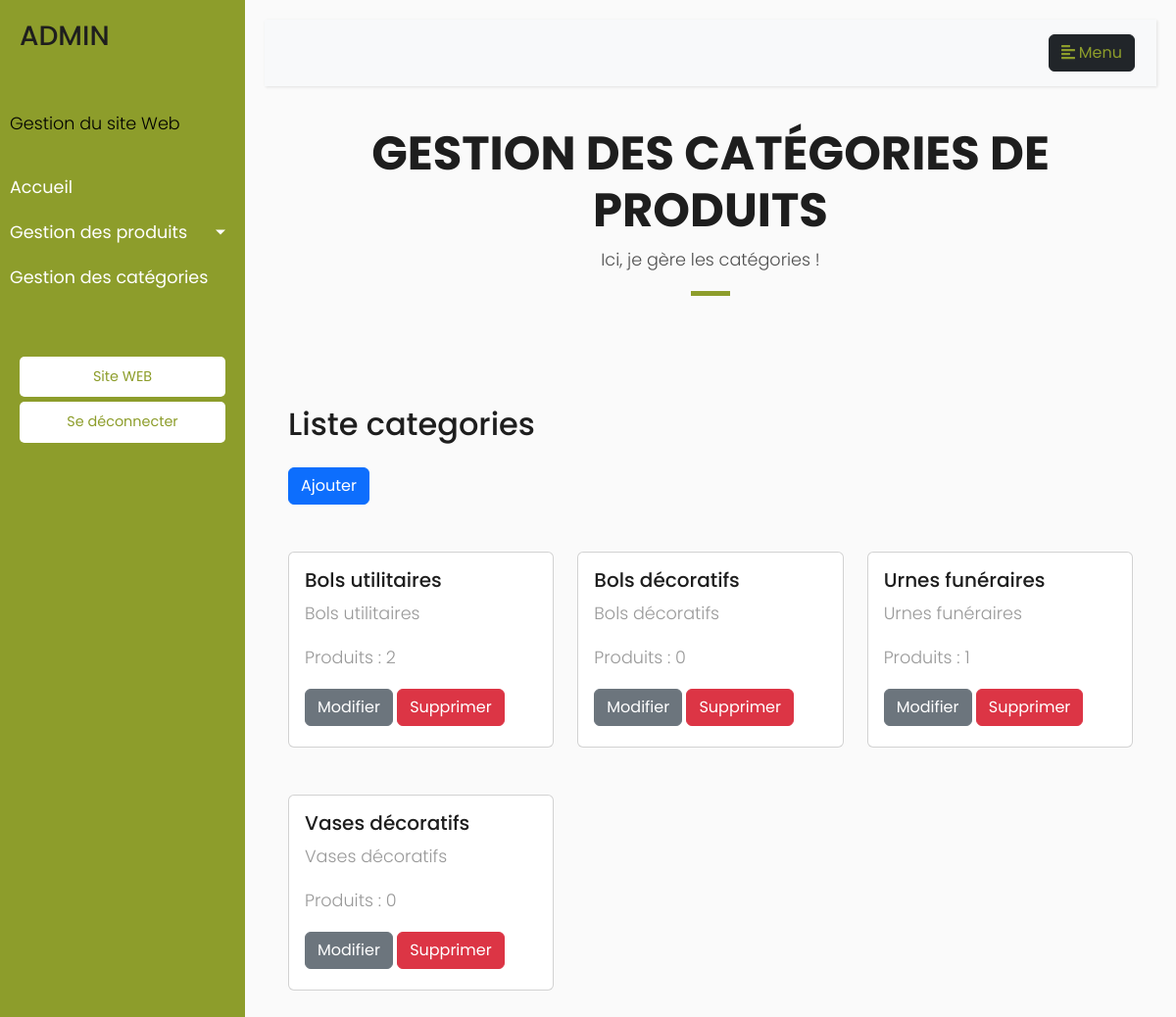
/gestionCategories.php, run on the app's committed database.
### gestionCategories.php (the view, shortened to what this page needs)
<?php
    require("config/connexion.php");
    include "includes/enteteAdmin.php";
    include "includes/menuAdmin.php";
?>
<section class="section dashboard">
    <div class="container">
        <div class="row">
            <div class="col-sm-12">
                <div class="title-box text-center">
                    <h3 class="title-a">Gestion des catégories de produits</h3>
                    <p class="subtitle-a">Ici, je gère les catégories !</p>
                    <div class="line-mf"></div>
                </div>
            </div>
        </div>
        <div class="container my-5">
            <h2>Liste categories</h2>
            <a class="btn btn-primary mt-3" href="ajouterCategorie.php">Ajouter</a>
            <div class="row mt-5">
                <?php
                    $query = "SELECT c.IdCategorie, c.NomCategorie, c.DescriptionCategorie, count(p.IdProduit) FROM `dbo.categories` AS c LEFT JOIN `dbo.produits` AS p on c.IdCategorie = p.IdCategorieFk group by c.IdCategorie";
                    $res = $connect->query($query);
                    while ($row = $res->fetch_assoc()) {
                        $sql = "SELECT count(IdProduit) FROM `dbo.produits` WHERE IdCategorieFk = $row[IdCategorie]";
                        $resultat = $connect->query($sql);
                        $count = $resultat->fetch_array()[0] ?? "";
                        echo "
                            <div class='col-md-4'>
                                <div class='card mb-5' style='height: 200px'>
                                    <div class='card-body'>
                                        <h5 class='card-title'>$row[NomCategorie]</h5>
                                        <p class='card-text'>$row[DescriptionCategorie]</p>
                                        <p class='card-text'>Produits : $count</p>
                                        <div>
                                            <a href='modifierCategorie.php?id=$row[IdCategorie]' class='btn btn-secondary'>Modifier</a>
                                            <a onClick='verifierActif($count, $row[IdCategorie])' href='#' class='btn btn-danger'>Supprimer</a>
                                        </div>
                                    </div>
                                </div>
                            </div>
                        ";
                    }
                ?>
            </div>
        </div>
    </div>
</section>
</body>
</html>

### assets/css/style.css (style rules this page uses)
body { background-color: #a4ad5b1a; color: #4e4e4e; }
h1, h2, h3, h4, h5, h6 { color: #1e1e1e; }
a { color: #1e1e1e; text-decoration: none; transition: all 0.5s ease-in-out; }
.title-box { margin-bottom: 4rem; }
.title-a { text-decoration: none; font-size: 3rem; font-weight: bold; text-transform: uppercase; }
.subtitle-a { text-decoration: none; color: #4e4e4e; }
.line-mf { width: 40px; height: 5px; background-color: #8D9D2B; margin: 0 auto; }

### assets/css/siteAdmin.css (style rules this page uses)
body { font-family: 'Poppins', sans-serif; background: #fafafa; }
p { font-family: 'Poppins', sans-serif; font-size: 1.1em; font-weight: 300; line-height: 1.7em; color: #999; }
a, a:hover, a:focus { color: inherit; text-decoration: none; transition: all 0.3s; }

### data on the page
dbo.categories: NomCategorie "Bols utilitaires", DescriptionCategorie "Bols utilitaires", count "2"
dbo.categories: NomCategorie "Bols décoratifs", DescriptionCategorie "Bols décoratifs", count "0"
dbo.categories: NomCategorie "Urnes funéraires", DescriptionCategorie "Urnes funéraires", count "1"
dbo.categories: NomCategorie "Vases décoratifs", DescriptionCategorie "Vases décoratifs", count "0"
